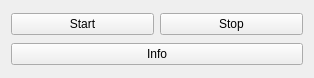
<?xml version="1.0" encoding="UTF-8"?>
<ui version="4.0">
 <class>Widget</class>
 <widget class="QWidget" name="Widget">
  <property name="geometry">
   <rect>
    <x>0</x>
    <y>0</y>
    <width>314</width>
    <height>78</height>
   </rect>
  </property>
  <property name="windowTitle">
   <string>Widget</string>
  </property>
  <layout class="QVBoxLayout" name="verticalLayout">
   <item>
    <layout class="QHBoxLayout" name="horizontalLayout">
     <item>
      <widget class="QPushButton" name="btnStart">
       <property name="text">
        <string>Start</string>
       </property>
      </widget>
     </item>
     <item>
      <widget class="QPushButton" name="btnStop">
       <property name="text">
        <string>Stop</string>
       </property>
      </widget>
     </item>
    </layout>
   </item>
   <item>
    <widget class="QPushButton" name="btnInfo">
     <property name="text">
      <string>Info</string>
     </property>
    </widget>
   </item>
  </layout>
 </widget>
 <resources/>
 <connections/>
</ui>
